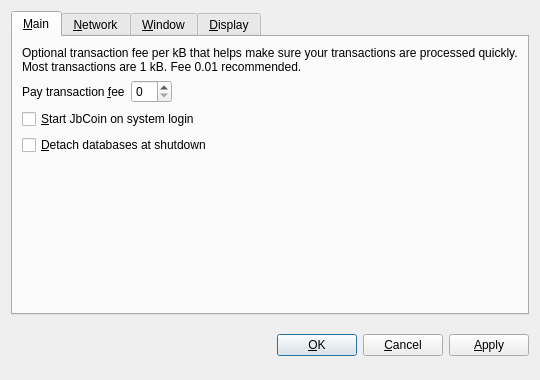
<?xml version="1.0" encoding="UTF-8"?>
<ui version="4.0">
 <class>OptionsDialog</class>
 <widget class="QDialog" name="OptionsDialog">
  <property name="geometry">
   <rect>
    <x>0</x>
    <y>0</y>
    <width>540</width>
    <height>380</height>
   </rect>
  </property>
  <property name="windowTitle">
   <string>Options</string>
  </property>
  <property name="modal">
   <bool>true</bool>
  </property>
  <layout class="QVBoxLayout" name="verticalLayout">
   <item>
    <widget class="QTabWidget" name="tabWidget">
     <property name="tabPosition">
      <enum>QTabWidget::North</enum>
     </property>
     <property name="currentIndex">
      <number>0</number>
     </property>
     <widget class="QWidget" name="tabMain">
      <attribute name="title">
       <string>&amp;Main</string>
      </attribute>
      <layout class="QVBoxLayout" name="verticalLayout_Main">
       <item>
        <widget class="QLabel" name="transactionFeeInfoLabel">
         <property name="text">
          <string>Optional transaction fee per kB that helps make sure your transactions are processed quickly. Most transactions are 1 kB. Fee 0.01 recommended.</string>
         </property>
         <property name="textFormat">
          <enum>Qt::PlainText</enum>
         </property>
         <property name="wordWrap">
          <bool>true</bool>
         </property>
        </widget>
       </item>
       <item>
        <layout class="QHBoxLayout" name="horizontalLayout_Main">
         <item>
          <widget class="QLabel" name="transactionFeeLabel">
           <property name="text">
            <string>Pay transaction &amp;fee</string>
           </property>
           <property name="textFormat">
            <enum>Qt::PlainText</enum>
           </property>
           <property name="buddy">
            <cstring>transactionFee</cstring>
           </property>
          </widget>
         </item>
         <item>
          <widget class="BitcoinAmountField" name="transactionFee"/>
         </item>
         <item>
          <spacer name="horizontalSpacer_Main">
           <property name="orientation">
            <enum>Qt::Horizontal</enum>
           </property>
           <property name="sizeHint" stdset="0">
            <size>
             <width>40</width>
             <height>20</height>
            </size>
           </property>
          </spacer>
         </item>
        </layout>
       </item>
       <item>
        <widget class="QCheckBox" name="bitcoinAtStartup">
         <property name="toolTip">
          <string>Automatically start JbCoin after logging in to the system.</string>
         </property>
         <property name="text">
          <string>&amp;Start JbCoin on system login</string>
         </property>
        </widget>
       </item>
       <item>
        <widget class="QCheckBox" name="detachDatabases">
         <property name="toolTip">
          <string>Detach block and address databases at shutdown. This means they can be moved to another data directory, but it slows down shutdown. The wallet is always detached.</string>
         </property>
         <property name="text">
          <string>&amp;Detach databases at shutdown</string>
         </property>
        </widget>
       </item>
       <item>
        <spacer name="verticalSpacer_Main">
         <property name="orientation">
          <enum>Qt::Vertical</enum>
         </property>
         <property name="sizeHint" stdset="0">
          <size>
           <width>20</width>
           <height>40</height>
          </size>
         </property>
        </spacer>
       </item>
      </layout>
     </widget>
     <widget class="QWidget" name="tabNetwork">
      <attribute name="title">
       <string>&amp;Network</string>
      </attribute>
      <layout class="QVBoxLayout" name="verticalLayout_Network">
       <item>
        <widget class="QCheckBox" name="mapPortUpnp">
         <property name="toolTip">
          <string>Automatically open the JbCoin client port on the router. This only works when your router supports UPnP and it is enabled.</string>
         </property>
         <property name="text">
          <string>Map port using &amp;UPnP</string>
         </property>
        </widget>
       </item>
       <item>
        <widget class="QCheckBox" name="connectSocks">
         <property name="toolTip">
          <string>Connect to the JbCoin network through a SOCKS proxy (e.g. when connecting through Tor).</string>
         </property>
         <property name="text">
          <string>&amp;Connect through SOCKS proxy:</string>
         </property>
        </widget>
       </item>
       <item>
        <layout class="QHBoxLayout" name="horizontalLayout_Network">
         <item>
          <widget class="QLabel" name="proxyIpLabel">
           <property name="text">
            <string>Proxy &amp;IP:</string>
           </property>
           <property name="textFormat">
            <enum>Qt::PlainText</enum>
           </property>
           <property name="buddy">
            <cstring>proxyIp</cstring>
           </property>
          </widget>
         </item>
         <item>
          <widget class="QValidatedLineEdit" name="proxyIp">
           <property name="maximumSize">
            <size>
             <width>140</width>
             <height>16777215</height>
            </size>
           </property>
           <property name="toolTip">
            <string>IP address of the proxy (e.g. 127.0.0.1)</string>
           </property>
          </widget>
         </item>
         <item>
          <widget class="QLabel" name="proxyPortLabel">
           <property name="text">
            <string>&amp;Port:</string>
           </property>
           <property name="textFormat">
            <enum>Qt::PlainText</enum>
           </property>
           <property name="buddy">
            <cstring>proxyPort</cstring>
           </property>
          </widget>
         </item>
         <item>
          <widget class="QLineEdit" name="proxyPort">
           <property name="maximumSize">
            <size>
             <width>55</width>
             <height>16777215</height>
            </size>
           </property>
           <property name="toolTip">
            <string>Port of the proxy (e.g. 9050)</string>
           </property>
          </widget>
         </item>
         <item>
          <widget class="QLabel" name="socksVersionLabel">
           <property name="text">
            <string>SOCKS &amp;Version:</string>
           </property>
           <property name="textFormat">
            <enum>Qt::PlainText</enum>
           </property>
           <property name="buddy">
            <cstring>socksVersion</cstring>
           </property>
          </widget>
         </item>
         <item>
          <widget class="QValueComboBox" name="socksVersion">
           <property name="toolTip">
            <string>SOCKS version of the proxy (e.g. 5)</string>
           </property>
          </widget>
         </item>
         <item>
          <spacer name="horizontalSpacer_Network">
           <property name="orientation">
            <enum>Qt::Horizontal</enum>
           </property>
           <property name="sizeHint" stdset="0">
            <size>
             <width>40</width>
             <height>20</height>
            </size>
           </property>
          </spacer>
         </item>
        </layout>
       </item>
       <item>
        <spacer name="verticalSpacer_Network">
         <property name="orientation">
          <enum>Qt::Vertical</enum>
         </property>
         <property name="sizeHint" stdset="0">
          <size>
           <width>20</width>
           <height>40</height>
          </size>
         </property>
        </spacer>
       </item>
      </layout>
     </widget>
     <widget class="QWidget" name="tabWindow">
      <attribute name="title">
       <string>&amp;Window</string>
      </attribute>
      <layout class="QVBoxLayout" name="verticalLayout_Window">
       <item>
        <widget class="QCheckBox" name="minimizeToTray">
         <property name="toolTip">
          <string>Show only a tray icon after minimizing the window.</string>
         </property>
         <property name="text">
          <string>&amp;Minimize to the tray instead of the taskbar</string>
         </property>
        </widget>
       </item>
       <item>
        <widget class="QCheckBox" name="minimizeOnClose">
         <property name="toolTip">
          <string>Minimize instead of exit the application when the window is closed. When this option is enabled, the application will be closed only after selecting Quit in the menu.</string>
         </property>
         <property name="text">
          <string>M&amp;inimize on close</string>
         </property>
        </widget>
       </item>
       <item>
        <spacer name="verticalSpacer_Window">
         <property name="orientation">
          <enum>Qt::Vertical</enum>
         </property>
         <property name="sizeHint" stdset="0">
          <size>
           <width>20</width>
           <height>40</height>
          </size>
         </property>
        </spacer>
       </item>
      </layout>
     </widget>
     <widget class="QWidget" name="tabDisplay">
      <attribute name="title">
       <string>&amp;Display</string>
      </attribute>
      <layout class="QVBoxLayout" name="verticalLayout_Display">
       <item>
        <layout class="QHBoxLayout" name="horizontalLayout_1_Display">
         <item>
          <widget class="QLabel" name="langLabel">
           <property name="text">
            <string>User Interface &amp;language:</string>
           </property>
           <property name="textFormat">
            <enum>Qt::PlainText</enum>
           </property>
           <property name="buddy">
            <cstring>lang</cstring>
           </property>
          </widget>
         </item>
         <item>
          <widget class="QValueComboBox" name="lang">
           <property name="toolTip">
            <string>The user interface language can be set here. This setting will take effect after restarting JbCoin.</string>
           </property>
          </widget>
         </item>
        </layout>
       </item>
       <item>
        <layout class="QHBoxLayout" name="horizontalLayout_2_Display">
         <item>
          <widget class="QLabel" name="unitLabel">
           <property name="text">
            <string>&amp;Unit to show amounts in:</string>
           </property>
           <property name="textFormat">
            <enum>Qt::PlainText</enum>
           </property>
           <property name="buddy">
            <cstring>unit</cstring>
           </property>
          </widget>
         </item>
         <item>
          <widget class="QValueComboBox" name="unit">
           <property name="toolTip">
            <string>Choose the default subdivision unit to show in the interface and when sending coins.</string>
           </property>
          </widget>
         </item>
        </layout>
       </item>
       <item>
        <widget class="QCheckBox" name="displayAddresses">
         <property name="toolTip">
          <string>Whether to show JbCoin addresses in the transaction list or not.</string>
         </property>
         <property name="text">
          <string>&amp;Display addresses in transaction list</string>
         </property>
        </widget>
       </item>
       <item>
        <widget class="QCheckBox" name="coinControlFeatures">
         <property name="toolTip">
          <string>Whether to show coin control features or not.</string>
         </property>
         <property name="text">
          <string>Display coin &amp;control features (experts only!)</string>
         </property>
        </widget>
       </item>
       <item>
        <spacer name="verticalSpacer_Display">
         <property name="orientation">
          <enum>Qt::Vertical</enum>
         </property>
         <property name="sizeHint" stdset="0">
          <size>
           <width>20</width>
           <height>40</height>
          </size>
         </property>
        </spacer>
       </item>
      </layout>
     </widget>
    </widget>
   </item>
   <item>
    <layout class="QHBoxLayout" name="horizontalLayout_Buttons">
     <item>
      <spacer name="horizontalSpacer_1">
       <property name="orientation">
        <enum>Qt::Horizontal</enum>
       </property>
       <property name="sizeHint" stdset="0">
        <size>
         <width>40</width>
         <height>48</height>
        </size>
       </property>
      </spacer>
     </item>
     <item>
      <widget class="QLabel" name="statusLabel">
       <property name="font">
        <font>
         <weight>75</weight>
         <bold>true</bold>
        </font>
       </property>
       <property name="text">
        <string/>
       </property>
       <property name="textFormat">
        <enum>Qt::PlainText</enum>
       </property>
       <property name="wordWrap">
        <bool>true</bool>
       </property>
      </widget>
     </item>
     <item>
      <spacer name="horizontalSpacer_2">
       <property name="orientation">
        <enum>Qt::Horizontal</enum>
       </property>
       <property name="sizeHint" stdset="0">
        <size>
         <width>40</width>
         <height>48</height>
        </size>
       </property>
      </spacer>
     </item>
     <item>
      <widget class="QPushButton" name="okButton">
       <property name="text">
        <string>&amp;OK</string>
       </property>
      </widget>
     </item>
     <item>
      <widget class="QPushButton" name="cancelButton">
       <property name="text">
        <string>&amp;Cancel</string>
       </property>
       <property name="autoDefault">
        <bool>false</bool>
       </property>
      </widget>
     </item>
     <item>
      <widget class="QPushButton" name="applyButton">
       <property name="text">
        <string>&amp;Apply</string>
       </property>
       <property name="autoDefault">
        <bool>false</bool>
       </property>
      </widget>
     </item>
    </layout>
   </item>
  </layout>
 </widget>
 <customwidgets>
  <customwidget>
   <class>BitcoinAmountField</class>
   <extends>QSpinBox</extends>
   <header>bitcoinamountfield.h</header>
  </customwidget>
  <customwidget>
   <class>QValueComboBox</class>
   <extends>QComboBox</extends>
   <header>qvaluecombobox.h</header>
  </customwidget>
  <customwidget>
   <class>QValidatedLineEdit</class>
   <extends>QLineEdit</extends>
   <header>qvalidatedlineedit.h</header>
  </customwidget>
 </customwidgets>
 <resources/>
 <connections/>
</ui>
